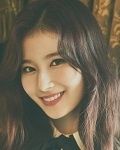
#> input picture test.jpg, 120 x 150 px, found by its file name
$ jupyter execute --allow-errors Untitled.ipynb   (shell and % lines are left out)   (older library calls are emulated)
#> lines starting #> are read from the running program, lines starting #| are printed output that depends on the picture
이건 테스트 입니다.

[cell 1]
name = "Moon"
print(name,"병신")

[cell 2]
x=3
print(x)

[cell 3]
hello = "hello world"
print(hello)

[cell 4]
print (hello)

[cell 5]
print(type(x))

[cell 6]
hello = 'hello'
print(hello)

[cell 7]
print(len(hello))

[cell 8]
world = "world"

[cell 9]
hw = hello+' '+world

[cell 10]
print(hw)

[cell 11]
print('%s %s'%(hello,world))

[cell 12]
print(hello.capitalize())
print(hello.lower())
print(hello.replace('l','lel'))

[cell 13]
name = 'abcdefg'

[cell 14]
print(name.split('c'))

[cell 15]
xs=[3,1,5]
print(xs[-1])
xs[2]=9
print(xs[-1])
xs.append("pop")
print(xs[-1])

[cell 16]
num = list(range(5))
print(num)

[cell 17]
ani = ["cat","dog","monkey"]
for i in ani:
    print(i)

for j,animal in enumerate(ani):
    print("#%d:%s"%(j+1,animal))

[cell 18]
ani = {'cat','dog'}
ani.add('cat')
print(len(ani))

[cell 19]
d = {(x,x+1):x for x in range(11)}
t=(4,5)

print(d[t])
print(d[(9,10)])

[cell 20]
from math import sqrt
num = {int(sqrt(x)) for x in range(30)}
print(num)

[cell 21]
ids = ['9p','2p','1p']
ids
#ids.extend(L)

[cell 22]
def sinx(x):
    if x>0:
        return True
    else:
        return False

for x in [-1,0,1]:
    print(sinx(x))

[cell 23]
def hello(name,loud=False):
    if loud:
        print("%s"%name.upper())
    else:
        print(name)
hello('jeehoon')
hello('kang',True)

#> (a cell that did not finish here is left out)

[cell 25]
import numpy as np #class 클래스 임

a = np.array([1,2,3])
print(a.shape)
print(a[0])

b = np.array([[6,5,4],[3,2,1],[9,8,7]])
print(b.shape)
print(b[0,1],b[1,2])
print(b)

c=b.copy()
print(c)

3/18

[cell 26]
import numpy as np

x=np.array([[1,2,3],[4,5,6],[7,8,9],[10,11,12]])
v=np.array([1,0,1])
vv=np.tile(v,(4,1))
print(vv)


y=x+vv
print(y)

[cell 27]
z = np.empty_like(x)

for i in range(4):
    y[i,:]=x[i,:]+v

print(z)

[cell 28]
from scipy.misc import imread,imsave,imresize

img = imread('assets/test.jpg')
#> img is the input picture: shape (150, 120, 3); mean R, G, B 109.2, 98.7, 80.4
print(img.dtype,img.shape)
#| uint8 (150, 120, 3)

img_tinted = img*[1,0.95,9]
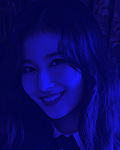
#> img_tinted: shape (150, 120, 3) float64; mean R, G, B 109.2, 93.7, 723.6; drawn with min black and max white
img_tinted = imresize(img_tinted,(200,200))
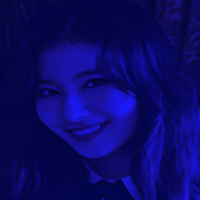
#> img_tinted: shape (200, 200, 3); mean R, G, B 11, 8.7, 102.3

print(img_tinted.shape)
#| (200, 200, 3)
imsave('assets/tested.jpg',img_tinted)

[cell 29]
import numpy as np
import matplotlib.pyplot as plt

x=np.arange(0,3*np.pi,0.1)
y=np.sin(x)

plt.plot(x,y)
plt.show()
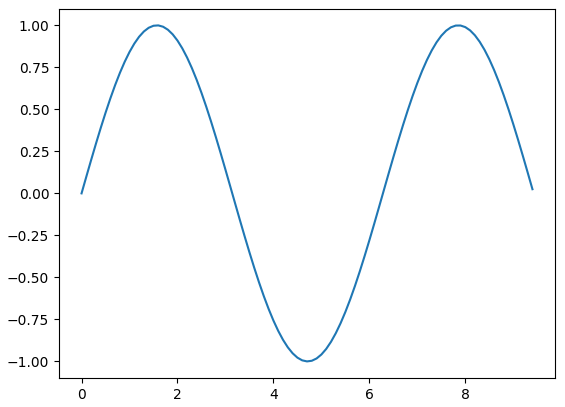
#> figure drawn by matplotlib, 1 panel; curve peaks at x = 1.6, y = 1
